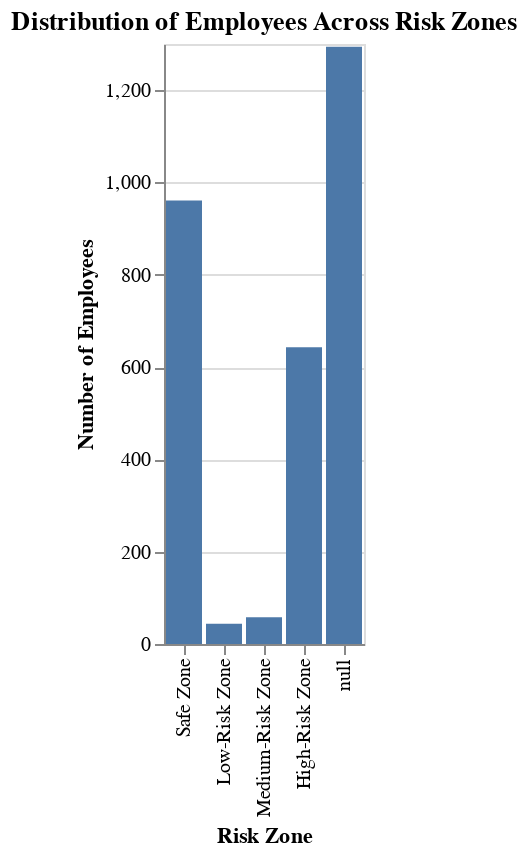

The code cell stored with this chart in its notebook:
### Code cell
import pandas as pd
from sklearn.model_selection import train_test_split
from sklearn.ensemble import RandomForestClassifier
import altair as alt

# Load the dataset
data = pd.read_csv("HR_comma_sep-emp-id.csv")

# Convert 'salary' column to numerical representation
data['salary'] = data['salary'].map({'low': 1, 'medium': 2, 'high': 3})

# One-hot encode the 'sales' column
data = pd.get_dummies(data, columns=['sales'])

# Separate categorical and numerical variables
categorical_vars = ['salary']
numerical_vars = ['satisfaction_level', 'last_evaluation', 'number_project', 'average_montly_hours',
                  'time_spend_company', 'Work_accident', 'promotion_last_5years']

# Apply one-hot encoding to categorical variables
categorical_df = pd.get_dummies(data[categorical_vars])

# Combine categorical and numerical variables
X = pd.concat([data[numerical_vars], categorical_df], axis=1)
y = data['left']

# Stratified train-test split
X_train, X_test, y_train, y_test = train_test_split(X, y, test_size=0.2, random_state=123, stratify=y)

# Initialize and train the Random Forest model
model = RandomForestClassifier(random_state=123)
model.fit(X_train, y_train)

# Predict the probability of turnover in the test data
turnover_probability = model.predict_proba(X_test)[:, 1]

# Create a DataFrame with employee IDs from the TEST set and their turnover probabilities
employee_data = pd.DataFrame({'employee_id': X_test.index,
                             'turnover_probability': turnover_probability})

# Categorize employees into risk zones
employee_data['risk_zone'] = pd.cut(employee_data['turnover_probability'],
                                    bins=[0, 0.2, 0.6, 0.9, 1],
                                    labels=['Safe Zone', 'Low-Risk Zone', 'Medium-Risk Zone', 'High-Risk Zone'])

# Print the DataFrame
print(employee_data.head().to_markdown(index=False, numalign="left", stralign="left"))
print(employee_data.info())

# Create a bar chart to visualize the distribution of employees across different risk zones
risk_zone_chart = alt.Chart(employee_data).mark_bar().encode(
    x=alt.X('risk_zone', title='Risk Zone'),
    y=alt.Y('count()', title='Number of Employees'),
    tooltip=[alt.Tooltip('risk_zone', title='Risk Zone'), alt.Tooltip('count()', title='Number of Employees')]
).properties(
    title='Distribution of Employees Across Risk Zones'
).interactive()

# Save the chart
risk_zone_chart.save('employee_risk_zone_distribution.json')
# Display the chart using the `show()` method.
display(risk_zone_chart)

### Figure 1 — Vega-Lite specification as saved in the notebook (floating-point values rounded to 4 significant figures; data arrays with more than 128 entries replaced by an {"elided": "..."} marker saying what was removed)
{"config": {"view": {"continuousWidth": 300, "continuousHeight": 300}}, "data": {"name": "data-c6dd2a071df139e26efbdc1609288f00"}, "mark": {"type": "bar"}, "encoding": {"tooltip": [{"field": "risk_zone", "title": "Risk Zone", "type": "ordinal"}, {"aggregate": "count", "title": "Number of Employees", "type": "quantitative"}], "x": {"field": "risk_zone", "sort": ["Safe Zone", "Low-Risk Zone", "Medium-Risk Zone", "High-Risk Zone"], "title": "Risk Zone", "type": "ordinal"}, "y": {"aggregate": "count", "title": "Number of Employees", "type": "quantitative"}}, "params": [{"name": "param_5", "select": {"type": "interval", "encodings": ["x", "y"]}, "bind": "scales"}], "title": "Distribution of Employees Across Risk Zones", "$schema": "https://vega.github.io/schema/vega-lite/v5.8.0.json", "datasets": {"data-c6dd2a071df139e26efbdc1609288f00": {"elided": "3000 records"}}}
